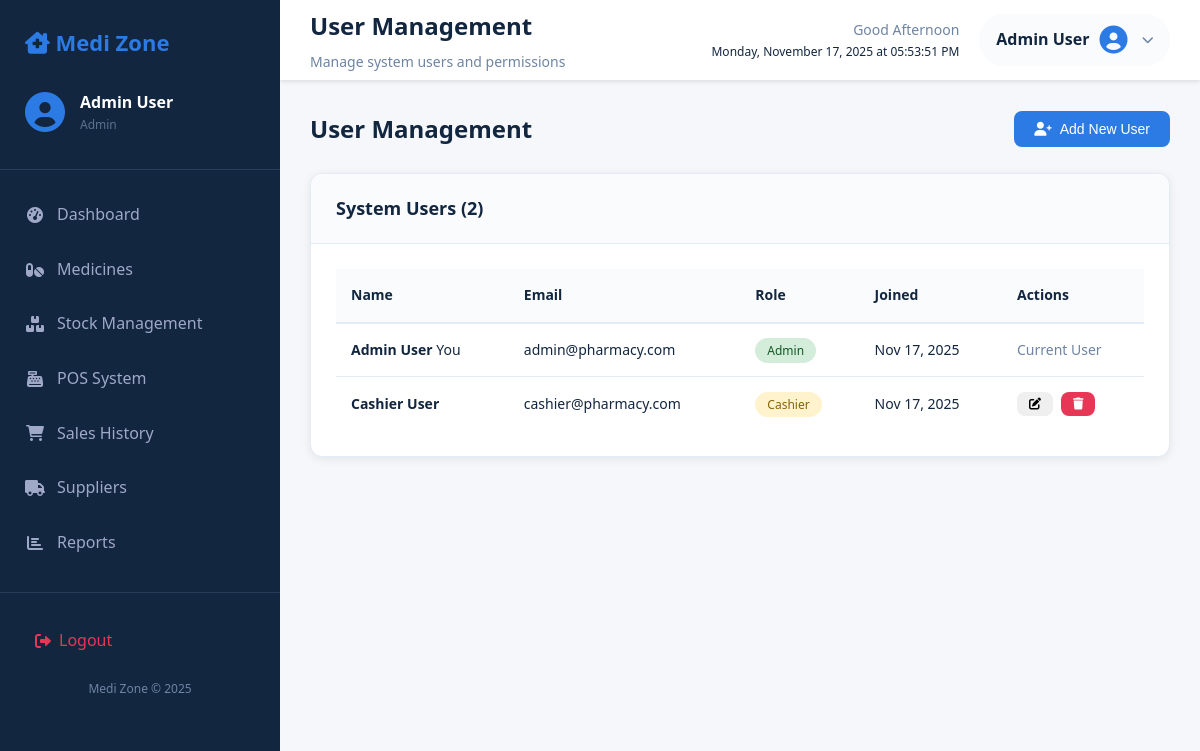
Page /pages/user-management.php (signed in) on the committed database.
### tables this page shows
CREATE TABLE users (
    id INT AUTO_INCREMENT PRIMARY KEY,
    name VARCHAR(100) NOT NULL,
    email VARCHAR(100) UNIQUE NOT NULL,
    password VARCHAR(255) NOT NULL,
    role ENUM('admin', 'cashier') DEFAULT 'cashier',
    created_at TIMESTAMP DEFAULT CURRENT_TIMESTAMP,
    updated_at TIMESTAMP DEFAULT CURRENT_TIMESTAMP ON UPDATE CURRENT_TIMESTAMP
);

### pages/user-management.php (the view, shortened to what this page needs)
<?php
require_once '../db.php';
try {
    $stmt = $db->query("SELECT id, name, email, role, created_at FROM users ORDER BY created_at DESC");
    $users = $stmt->fetchAll(PDO::FETCH_ASSOC);
} catch(PDOException $e) {
    $error = "Database error: " . $e->getMessage();
}
?>
<!DOCTYPE html>
<html lang="en">
<head>
    <link rel="stylesheet" href="../css/style.css">
    <link href="https://cdnjs.cloudflare.com/ajax/libs/font-awesome/6.0.0/css/all.min.css" rel="stylesheet">
</head>
<body>
    <div class="container">
        <?php include '../partials/sidebar.php'; ?>
        <div class="main-content">
            <?php include '../partials/header.php'; ?>
            <div class="content">
                <div class="page-actions">
                    <h2>User Management</h2>
                    <button class="btn btn-primary" onclick="openAddUserModal()">
                        <i class="fas fa-user-plus"></i> Add New User
                    </button>
                </div>
                <div class="card">
                    <div class="card-header">
                        <h3>System Users (<?php echo count($users); ?>)</h3>
                    </div>
                    <div class="card-body">
                        <div class="table-responsive">
                            <table class="data-table">
                                <thead>
                                    <tr>
                                        <th>Name</th>
                                        <th>Email</th>
                                        <th>Role</th>
                                        <th>Joined</th>
                                        <th>Actions</th>
                                    </tr>
                                </thead>
                                <tbody>
                                    <?php foreach ($users as $user): ?>
                                        <tr>
                                            <td>
                                                <strong><?php echo htmlspecialchars($user['name']); ?></strong>
                                                <?php if ($user['id'] == $_SESSION['user_id']): ?>
                                                    <span class="badge badge-primary">You</span>
                                                <?php endif; ?>
                                            </td>
                                            <td><?php echo htmlspecialchars($user['email']); ?></td>
                                            <td>
                                                <span class="status-badge <?php echo $user['role'] === 'admin' ? 'in-stock' : 'low-stock'; ?>">
                                                    <?php echo ucfirst($user['role']); ?>
                                                </span>
                                            </td>
                                            <td><?php echo date('M j, Y', strtotime($user['created_at'])); ?></td>
                                            <td>
                                                <div class="action-buttons">
                                                    <?php if ($user['id'] != $_SESSION['user_id']): ?>
                                                        <button class="btn btn-sm btn-warning"
                                                                onclick="editUser(<?php echo $user['id']; ?>)">
                                                            <i class="fas fa-edit"></i>
                                                        </button>
                                                        <button class="btn btn-sm btn-danger"
                                                                onclick="deleteUser(<?php echo $user['id']; ?>)">
                                                            <i class="fas fa-trash"></i>
                                                        </button>
                                                    <?php else: ?>
                                                        <span class="text-muted">Current User</span>
                                                    <?php endif; ?>
                                                </div>
                                            </td>
                                        </tr>
                                    <?php endforeach; ?>
                                </tbody>
                            </table>
                        </div>
                    </div>
                </div>
            </div>
        </div>
    </div>
</body>
</html>

### css/style.css (style rules this page uses)
* { margin: 0; padding: 0; box-sizing: border-box; }
:root { --primary: #2c7be5; --primary-dark: #1a68d1; --secondary: #6e84a3; --success: #00d97e; --warning: #f6c343; --danger: #e63757; --light: #f9fbfd; --dark: #12263f; --gray: #95aac9; --border: #e3ebf6; --sidebar-width: 280px; --header-height: 80px; }
body { font-family: 'Segoe UI', Tahoma, Geneva, Verdana, sans-serif; background-color: #f5f7fa; color: var(--dark); line-height: 1.6; }
.container { display: flex; min-height: 100vh; }
.main-content { flex: 1; margin-left: var(--sidebar-width); min-height: 100vh; }
.content { padding: 30px; }
.card { background: white; border-radius: 12px; box-shadow: 0 2px 10px rgba(0,0,0,0.08); margin-bottom: 25px; }
.card-header { padding: 20px 25px; border-bottom: 1px solid var(--border); display: flex; justify-content: space-between; align-items: center; }
.card-header h3 { font-size: 18px; color: var(--dark); }
.card-body { padding: 25px; }
.table-responsive { overflow-x: auto; }
.data-table { width: 100%; border-collapse: collapse; }
.data-table th, .data-table td { padding: 12px 15px; text-align: left; border-bottom: 1px solid var(--border); }
.data-table th { background: var(--light); font-weight: 600; color: var(--dark); font-size: 14px; }
.status-badge { padding: 4px 12px; border-radius: 20px; font-size: 12px; font-weight: 500; }
.in-stock { background: #d4edda; color: #155724; }
.low-stock { background: #fff3cd; color: #856404; }
.btn { display: inline-flex; align-items: center; gap: 8px; padding: 10px 20px; border: none; border-radius: 8px; font-size: 14px; font-weight: 500; cursor: pointer; text-decoration: none; transition: all 0.3s ease; }
.btn-primary { background: var(--primary); color: white; }
.btn-danger { background: var(--danger); color: white; }
.btn-sm { padding: 6px 12px; font-size: 12px; }
.page-actions { display: flex; justify-content: space-between; align-items: center; margin-bottom: 25px; }
.page-actions h2 { color: var(--dark); font-size: 24px; }
.action-buttons { display: flex; gap: 8px; }
.text-muted { color: var(--secondary) !important; }
.card { background: white; border-radius: 12px; box-shadow: 0 2px 10px rgba(0,0,0,0.08); margin-bottom: 25px; border: 1px solid var(--border); transition: box-shadow 0.3s ease; }
.data-table { width: 100%; border-collapse: collapse; font-size: 14px; }
.data-table th { background: var(--light); font-weight: 600; color: var(--dark); padding: 15px; border-bottom: 2px solid var(--border); }
.data-table td { padding: 15px; border-bottom: 1px solid var(--border); }
.data-table tr:last-child td { border-bottom: none; }
.content { padding: 30px; animation: fadeIn 0.5s ease-in; }
.card-header { padding: 20px 25px; border-bottom: 1px solid var(--border); display: flex; justify-content: space-between; align-items: center; background: var(--light); border-radius: 12px 12px 0 0; }
.card-header h3 { font-size: 18px; color: var(--dark); margin: 0; font-weight: 600; }
.main-content { position: relative; z-index: 1; }

### rows in the picture
users: name "Admin User", shows "You", email "admin@pharmacy.com", role "Admin", created_at "Nov 17, 2025", shows "Current User"
users: name "Cashier User", email "cashier@pharmacy.com", role "Cashier", created_at "Nov 17, 2025"

### other values in the picture
$_SESSION['user_name'] "Admin User"
$_SESSION['user_role'] "Admin"
$page_title "User Management"
$page_description "Manage system users and permissions"
count($users) "2"
